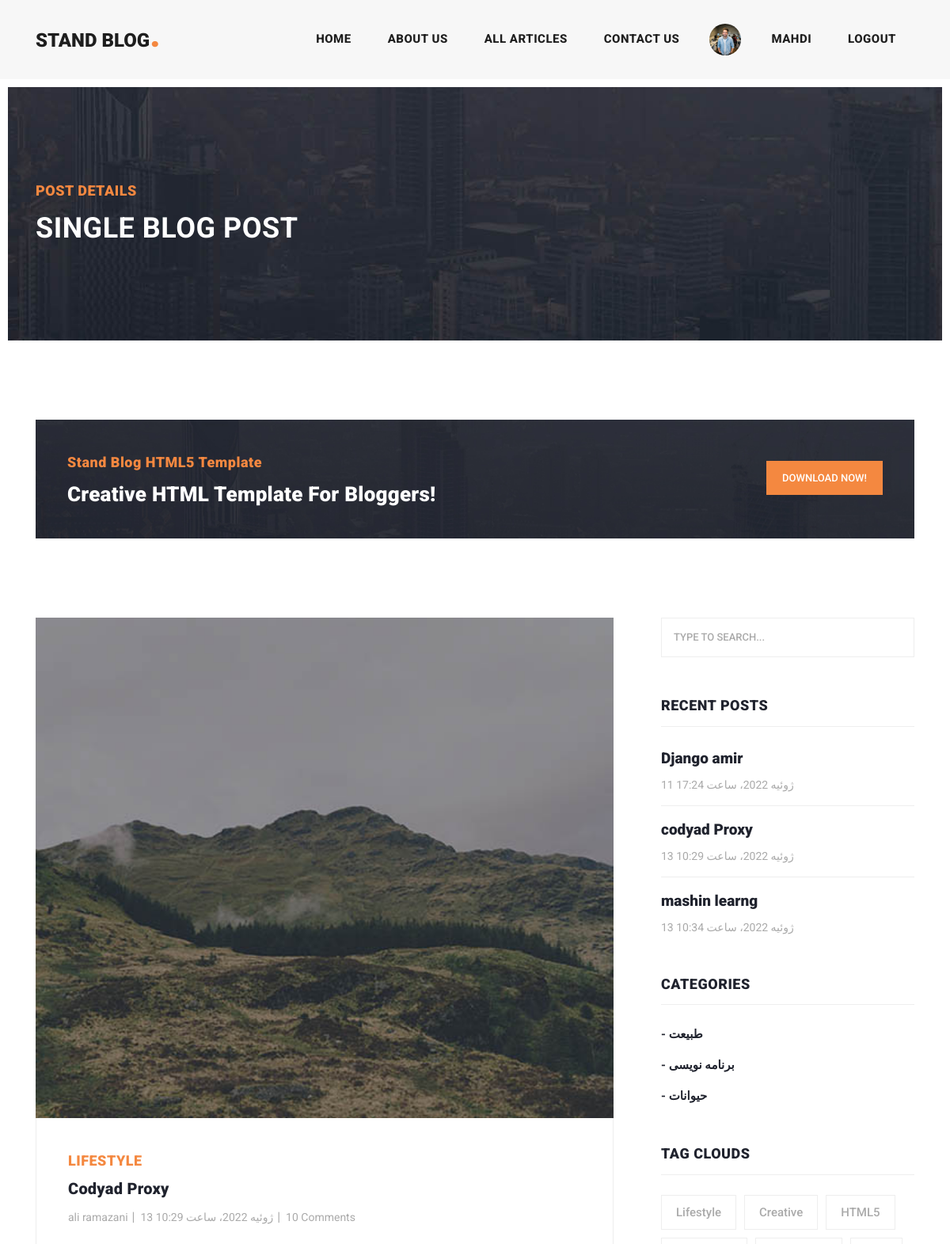
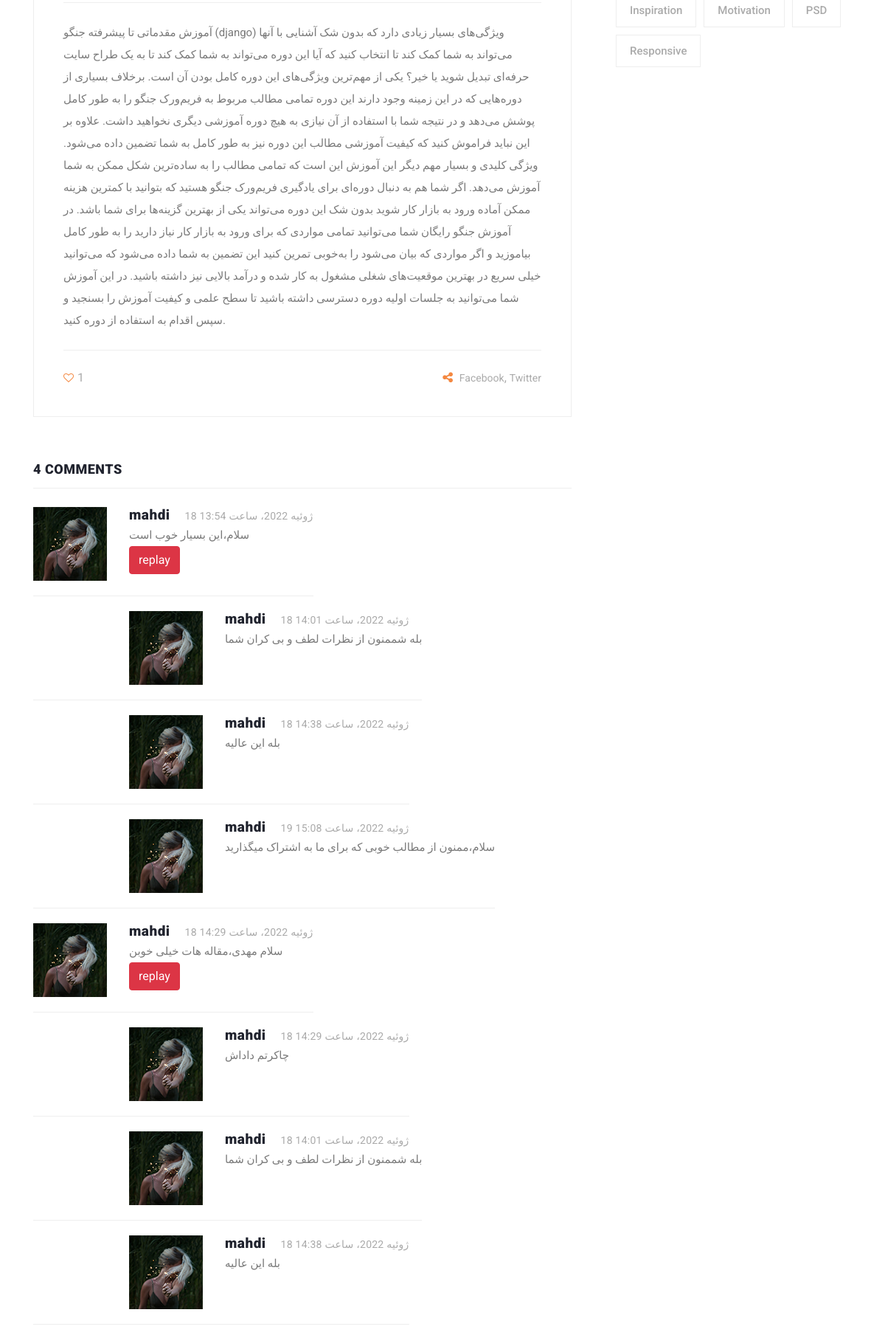
The app's page /blog/detail/codyad-proxy (signed in, upper part) with its own data (2 pictures, top to bottom).
### Acount/models.py (models this page shows, shortened)
class Profile(models.Model):
    user=models.OneToOneField(User,on_delete=models.CASCADE)
    fiestname=models.CharField(max_length=50)
    lastname=models.CharField(max_length=50)
    fathername=models.CharField(max_length=50)
    nation_code=models.CharField(max_length=10)
    image=models.FileField(upload_to="Acount/profile/img",blank=True,null=True)
    class Meta:
        verbose_name="حساب کاربری"
        verbose_name_plural="حساب های کاربری"

### Blog/models.py (models this page shows, shortened)
class Post(models.Model):
    category=models.ManyToManyField(Category)
    auther=models.ForeignKey(User,on_delete=models.CASCADE,)
    titel=models.CharField(max_length=50)
    text=models.TextField()
    date=models.DateTimeField(auto_now_add=True)
    updated=models.DateTimeField(auto_now=True)
    image=models.ImageField(upload_to="blog/img")
    status=models.BooleanField(default=True)
    slug=models.SlugField(unique=True,blank=True,null=True)
    published=models.BooleanField(default=True)
    objects=articls()
    def show_img(self):
        return format_html(f'<img src="{self.image.url}" width="30px" height="40px">')
    show_img.short_description="عکس ها"
    class Meta:
        ordering=["-date"]
    def get_absolout_url(self):
        return reverse("Blog:detail",kwargs={"slug":self.slug})
    class Meta:
        verbose_name="مقاله"
        verbose_name_plural="مقاله ها"

class Comment(models.Model):
    user=models.ForeignKey(User,on_delete=models.CASCADE,related_name="user")
    articl=models.ForeignKey(Post,on_delete=models.CASCADE,related_name="article")
    parent=models.ForeignKey('self',on_delete=models.CASCADE,null=True,blank=True,related_name="replay")
    body=models.TextField()
    created=models.DateTimeField(auto_now_add=True)
    class Meta:
        verbose_name="کامنت"
        verbose_name_plural="مقاله ها"

class Category(models.Model):
    titel=models.CharField(max_length=50)
    def get_absolut_url(self):
        return reverse("Blog:catehory_detail",kwargs={"id":self.id})
    class Meta:
        verbose_name="دسته بندی"
        verbose_name_plural="دسته بندی ها"

### Blog/views.py (the view)
# urls.py: path("detail/<slug:slug>",views.detail,name="detail"),
def detail(request,slug):
    like=False
    if request.user.like.filter(articl__slug=slug,user_id=request.user.id):
        like=True
    else:
        like=False
    post=Post.objects.get(slug=slug)
    if request.method=="POST":
         comment=request.POST.get("comment")
         parent=request.POST.get("parent_id")
         Comment.objects.create(body=comment,articl=post,user=request.user,parent_id=parent)
    return render(request,"Blog/post_details.html",context={"post":post,"like":like})

### context_processor/context_processor.py (called while the page is built)
def recent_article(request):
    recent=Post.objects.all()[0:3]
    category=Category.objects.all()
    return {"recent_article":recent,"category":category}

### Blog/templates/Blog/post_details.html (shortened to what this page needs)
{% extends "base.html" %}
{% load static %}
{% block content %}
    <div class="heading-page header-text">
        <section class="page-heading">
            <div class="container">
                <div class="row">
                    <div class="col-lg-12">
                        <div class="text-content">
                            <h4>Post Details</h4>
                            <h2>Single blog post</h2>
                        </div>
                    </div>
                </div>
            </div>
        </section>
    </div>
    <section class="call-to-action">
        <div class="container">
            <div class="row">
                <div class="col-lg-12">
                    <div class="main-content">
                        <div class="row">
                            <div class="col-lg-8">
                                <span>Stand Blog HTML5 Template</span>
                                <h4>Creative HTML Template For Bloggers!</h4>
                            </div>
                            <div class="col-lg-4">
                                <div class="main-button">
                                    <a rel="nofollow" href="https://templatemo.com/tm-551-stand-blog" target="_parent">Download
                                        Now!</a>
                                </div>
                            </div>
                        </div>
                    </div>
                </div>
            </div>
        </div>
    </section>
    <section class="blog-posts grid-system">
        <div class="container">
            <div class="row">
                <div class="col-lg-8">
                    <div class="all-blog-posts">
                        <div class="row">
                            <div class="col-lg-12">
                                <div class="blog-post">
                                    <div class="blog-thumb">
                                        <img src="{{ post.image.url }}" alt="">
                                    </div>
                                    <div class="down-content">
                                        <span>Lifestyle</span>
                                        <a href="post-details.html"><h4>{{ post.titel }}</h4></a>
                                        <ul class="post-info">
                                            <li><a href="#">{{ post.auther.get_full_name }}</a></li>
                                            <li><a href="#">{{ post.date }}</a></li>
                                            <li><a href="#">10 Comments</a></li>
                                        </ul>
                                        <p>{{ post.text }}</p>
                                        <div class="post-options">
                                            <div class="row">
                                                <div class="col-6">
                                                    <ul class="post-tags">
                                                        {% if like %}
                                                        <li><a ><i class="fa fa-heart" id="like"></i></a>{{ post.like.all.count }}</li>
                                                            {% else %}
                                                             <li><a><i class="fa fa-heart-o" id="like"></i></a>{{ post.like.all.count }}</li>
                                                        {% endif %}
                                                    </ul>
                                                </div>
                                                <div class="col-6">
                                                    <ul class="post-share">
                                                        <li><i class="fa fa-share-alt"></i></li>
                                                        <li><a href="#">Facebook</a>,</li>
                                                        <li><a href="#"> Twitter</a></li>
                                                    </ul>
                                                </div>
                                            </div>
                                        </div>
                                    </div>
                                </div>
                            </div>
                            <div class="col-lg-12">
                                <div class="sidebar-item comments">
                                    <div class="sidebar-heading">
                                        <h2>4 comments</h2>
                                    </div>
                                    <div class="content">
                                        <ul>
                                            {% for comment in post.article.all %}
                                                {% if comment.parent == None %}
                                                    <li>
                                                        <div class="author-thumb">
                                                            <img src="{% static "Blog/assets/images/comment-author-02.jpg" %}"
                                                                 alt="">
                                                        </div>
                                                        <div class="right-content">
                                                            <h4>{{ comment.user.username }}<span>{{ comment.created }}</span>
                                                            </h4>
                                                            <p> {{ comment.body }}</p>
                                                            <button class="btn btn-danger btn-group" onclick="set_valu({{ comment.id }})">replay</button>
                                                        </div>
                                                    </li>
                                                {% else %}
                                                    {% for replay in comment.parent.replay.all %}
                                                        <li class="replied">
                                                            <div class="author-thumb">
                                                                <img src="{% static "Blog/assets/images/comment-author-02.jpg" %}"
                                                                     alt="">
                                                            </div>
                                                            <div class="right-content">
                                                                <h4>{{ replay.user.username }}<span>{{ replay.created }}</span>
                                                                </h4>
                                                                <p>{{ replay.body }}</p>
                                                            </div>
                                                        </li>
                                                    {% endfor %}
                                                {% endif %}
                                            {% endfor %}
                                        </ul>
                                    </div>
                                </div>
                            </div>
                        </div>
                    </div>
                </div>
                {% include "include/sidebar.html" %}
            </div>
        </div>
    </section>
{% endblock %}

### templates/include/header2.html (shortened to what this page needs)
{% load static %}
<header class="">
      <nav class="navbar navbar-expand-lg">
        <div class="container">
          <a class="navbar-brand" href="index.html"><h2>Stand Blog<em>.</em></h2></a>
          <div class="collapse navbar-collapse" id="navbarResponsive">
            <ul class="navbar-nav ml-auto">
              <li class="nav-item {% if request.resolver_match.url_name == "Home" %}active{% endif %}">
                <a class="nav-link" href="{% url "Home:Home" %}">Home
                </a>
              </li>
              <li class="nav-item">
                <a class="nav-link" href="about.html">About Us</a>
              </li>
              <li class="nav-item {% if request.resolver_match.url_name == "Blog" %}active{% endif %}">
                <a class="nav-link" href="{% url "Blog:Blog" %}">All Articles</a>
              </li>
              <li class="nav-item">
                <a class="nav-link {% if request.resolver_match.url_name == "contact_us" %}active{% endif %}" href="{% url "contact_us:contact_us" %}">Contact Us</a>
              </li>
            {% if request.user.is_authenticated %}
                    {% if request.user.profile.image %}
                    <li class="nav-item">
                        <img src="{{ user.profile.image.url }}"  height="40px" width="40px" style="border-radius: 50px" alt="">
              </li>
                        {% else %}
                        <li class="nav-item">
                        <img src="{% static "Acount/images/profile/index1.png" %}" style="height: 40px" width="40px" alt="">
              </li>
                        {% endif %}
                <li class="nav-item">
                <a class="nav-link" href="#">{{ user.username }}</a>
              </li>
                    <li class="nav-item">
                <a class="nav-link" href="{% url "Acount:logout" %}">Logout</a>
              </li>
              {% else %}
                    <li class="nav-item">
                <a class="nav-link" href="{% url "Acount:login" %}">Register/Login</a>
              </li>
                {% endif %}
            </ul>
          </div>
        </div>
      </nav>
    </header>

### templates/include/sidebar.html
{% load static %}
<div class="col-lg-4">
                    <div class="sidebar">
                        <div class="row">
                            <div class="col-lg-12">
                                <div class="sidebar-item search">
                                    <form id="search_form" name="gs" method="GET" action="{% url "Blog:search" %}">
                                        <input type="text" name="q" class="searchText" placeholder="type to search..."
                                               autocomplete="on">
                                    </form>
                                </div>
                            </div>
                            <div class="col-lg-12">
                                <div class="sidebar-item recent-posts">
                                    <div class="sidebar-heading">
                                        <h2>Recent Posts</h2>
                                    </div>
                                    <div class="content">
                                        <ul>
                                            {% for i in recent_article %}
                                                <li><a href="{{ i.get_absolout_url }}">
                                                    <h5>{{ i.titel }}</h5>
                                                    <span>{{ i.date }}</span>
                                                </a></li>
                                            {% endfor %}
                                        </ul>
                                    </div>
                                </div>
                            </div>
                            <div class="col-lg-12">
                                <div class="sidebar-item categories">
                                    <div class="sidebar-heading">
                                        <h2>Categories</h2>
                                    </div>
                                    <div class="content">
                                        <ul>
                                            {% for i in category %}
                                            <li><a href="{{ i.get_absolut_url }}">- {{ i.titel }}</a></li>
                                            {% endfor %}
                                        </ul>
                                    </div>
                                </div>
                            </div>
                            <div class="col-lg-12">
                                <div class="sidebar-item tags">
                                    <div class="sidebar-heading">
                                        <h2>Tag Clouds</h2>
                                    </div>
                                    <div class="content">
                                        <ul>
                                            <li><a href="#">Lifestyle</a></li>
                                            <li><a href="#">Creative</a></li>
                                            <li><a href="#">HTML5</a></li>
                                            <li><a href="#">Inspiration</a></li>
                                            <li><a href="#">Motivation</a></li>
                                            <li><a href="#">PSD</a></li>
                                            <li><a href="#">Responsive</a></li>
                                        </ul>
                                    </div>
                                </div>
                            </div>
                        </div>
                    </div>
                </div>

### records on screen
Post: image (picture), titel "Codyad Proxy", auther.get_full_name "ali ramazani", date "13 ژوئیه 2022، ساعت 10:29", text "آموزش مقدماتی تا پیشرفته جنگو (django) ویژگی‌های بسیار زیادی دارد که بدون شک آشنایی با آنها می‌تواند به شما کمک کند تا انتخاب کنید که آیا این دوره می‌تواند به شما کمک کند تا به یک طراح سایت حرفه‌ای تبدیل شوید یا خیر؟ یکی از مهم‌ترین ویژگی‌های این دوره کامل بودن آن است. برخلاف بسیاری از دوره‌هایی که در این زمینه وجود دارند این دوره تمامی مطالب مربوط به فریم‌ورک جنگو را به طور کامل پوشش می‌دهد و در نتیجه شما با استفاده از آن نیازی به هیچ دوره آموزشی دیگری نخواهید داشت. علاوه بر این نباید فراموش کنید که کیفیت آموزشی مطالب این دوره نیز به طور کامل به شما تضمین داده می‌شود. ویژگی کلیدی و بسیار مهم دیگر این آموزش این است که تمامی مطالب را به ساده‌ترین شکل ممکن به شما آموزش می‌دهد. اگر شما هم به…", like.all.count "1", titel "codyad Proxy"
Comment: user.username "mahdi", created "18 ژوئیه 2022، ساعت 13:54", body "سلام،این بسیار خوب است"
Comment: user.username "mahdi", created "18 ژوئیه 2022، ساعت 14:01", body "بله شممنون از نظرات لطف و بی کران شما"
Comment: user.username "mahdi", created "18 ژوئیه 2022، ساعت 14:38", body "بله این عالیه"
Comment: user.username "mahdi", created "19 ژوئیه 2022، ساعت 15:08", body "سلام،ممنون از مطالب خوبی که برای ما به اشتراک میگذارید"
Comment: user.username "mahdi", created "18 ژوئیه 2022، ساعت 14:29", body "سلام مهدی،مقاله هات خیلی خوبن"
Comment: user.username "mahdi", created "18 ژوئیه 2022، ساعت 14:29", body "چاکرتم داداش"
Post: titel "Django amir", date "11 ژوئیه 2022، ساعت 17:24"
Post: titel "mashin learng", date "13 ژوئیه 2022، ساعت 10:34"
Category: titel "طبیعت"
Category: titel "برنامه نویسی"
Category: titel "حیوانات"

### other values on screen
{{ user.username }} "MAHDI"
